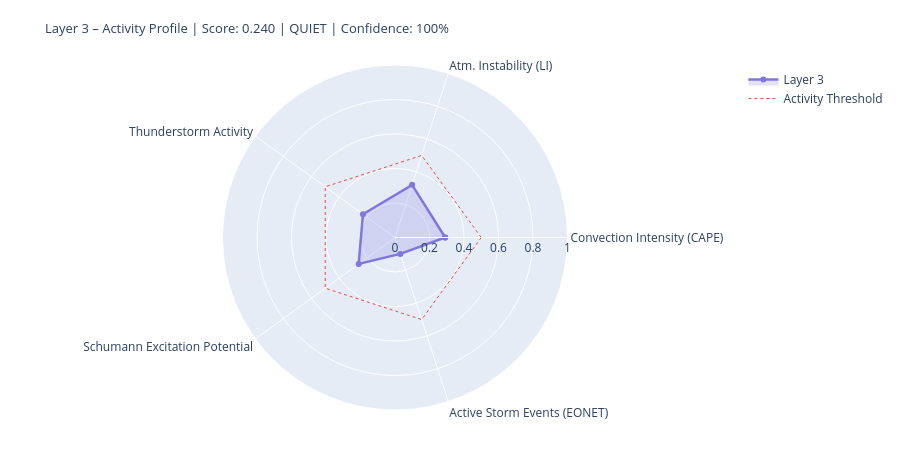

Notebook source saved alongside this figure:
### Markdown cell above
---
## 4. State Assessment & Handoff to Layer 4/5

### Code cell
# ============================================================
# LAYER-3-SCORE
# Five dynamic components
# ============================================================

def norm(v, lo, hi):
    if v is None or (isinstance(v, float) and math.isnan(v)): return None
    return round(max(0.0, min(1.0, (v - lo) / (hi - lo))), 4)

# --- 1) Convection intensity (global CAPE mean) ---
cape_mean = df_atm['cape'].dropna().mean() if not df_atm.empty else None
conv_score = norm(cape_mean, 0, 3000)
conv_src   = 'primary' if cape_mean is not None else 'missing'

# --- 2) Atmospheric instability (LI mean) ---
li_mean   = df_atm['li'].dropna().mean() if not df_atm.empty else None
# Negative LI = unstable → higher score
instab_score = norm(-li_mean if li_mean is not None else None, -6, 6)
instab_src   = 'primary' if li_mean is not None else 'missing'

# --- 3) Thunderstorm activity (mean thunder score + WMO count) ---
thunder_mean = df_atm['thunder_score'].mean() if not df_atm.empty else None
n_thunder    = int(df_atm['thunderstorm'].sum()) if not df_atm.empty else 0
thunder_score_val = norm(
    (thunder_mean or 0) * 0.7 + n_thunder * 0.1, 0, 1.0
) if thunder_mean is not None else None
thunder_src = 'primary'

# --- 4) Schumann excitation potential (weighted Schumann contribution) ---
schumann_pot = df_atm['schumann_contribution'].mean() if not df_atm.empty else None
# Boosted by Layer-2 thunderstorm trigger
if schumann_pot is not None and l2_thunder:
    schumann_pot = min(1.0, schumann_pot * 1.2)
schumann_score = norm(schumann_pot, 0, 1.0) if schumann_pot is not None else None
schumann_src   = 'derived'

# --- 5) Storm activity (NASA EONET) ---
# Distinction: None = data not loaded, 0.0 = loaded but no events
storm_score = None
storm_src   = 'missing'
if raw.get('storms') is not None:          # API reached successfully
    storm_score = norm(len(storm_events), 0, 30) if storm_events else 0.0
    storm_src   = 'primary'

# X-Ray and Kp: context only, not in dynamic score
# (X-Ray = Layer-0/4 driver; Kp = geomagnetic index, not a lightning proxy)
xray_context = None
if raw.get('xray'):
    df_xc = pd.DataFrame(raw['xray'])
    fc = next((c for c in df_xc.columns
               if any(k in c.lower() for k in ['flux','long']) and 'time' not in c.lower()),
              df_xc.columns[1])
    df_xc[fc] = pd.to_numeric(df_xc[fc], errors='coerce')
    xray_last = df_xc[fc].dropna().iloc[-1] if not df_xc[fc].dropna().empty else None
    if xray_last:
        xray_class = ('X' if xray_last>=1e-4 else 'M' if xray_last>=1e-5
                      else 'C' if xray_last>=1e-6 else 'B')
        xray_context = {'flux': float(xray_last), 'class': xray_class}
        print(f'X-Ray context: {xray_class}-class ({xray_last:.2e} W/m²)')

# --- Aggregate ---
COMPONENTS = {
    'Convection Intensity (CAPE)':  {'score': conv_score,       'source': conv_src,    'dynamic': True},
    'Atm. Instability (LI)':         {'score': instab_score,     'source': instab_src,  'dynamic': True},
    'Thunderstorm Activity':              {'score': thunder_score_val, 'source': thunder_src, 'dynamic': True},
    'Schumann Excitation Potential':   {'score': schumann_score,   'source': schumann_src,'dynamic': True},
    'Active Storm Events (EONET)': {'score': storm_score,      'source': storm_src,   'dynamic': True},
}

available   = {k: v['score'] for k, v in COMPONENTS.items() if v['score'] is not None}
unavailable = [k for k, v in COMPONENTS.items() if v['score'] is None]
layer3_score = round(sum(available.values()) / len(available), 4) if available else None
confidence   = round(len(available) / len(COMPONENTS), 2)
level = ('unknown' if layer3_score is None
         else 'quiet'   if layer3_score < 0.3
         else 'moderate' if layer3_score < 0.6
         else 'active')
dominant_l3 = max(available, key=available.get) if available else 'none'

# --- Ausgabe ---
W = 68
print('=' * W)
print('LAYER 3 – ATMOSPHERE / WEATHER / THUNDERSTORMS – STATE ASSESSMENT')
print('=' * W)
for name, comp in COMPONENTS.items():
    s = comp['score']
    if s is not None:
        bar = '█' * int(s * 20) + '░' * (20 - int(s * 20))
        print(f'  {name:<36} {bar}  {s:.3f}  [{comp["source"]}]')
    else:
        print(f'  {name:<36} {"─" * 20}  n/a   [missing]')
print('-' * W)
print(f'  Score:        {layer3_score:.3f}  ({len(available)}/{len(COMPONENTS)} components)')
print(f'  Confidence:   {confidence:.0%}')
print(f'  Level:        {level.upper()}')
print(f'  Dominant:     {dominant_l3}')
print(f'  CAPE mean:    {cape_mean:.0f} J/kg' if cape_mean else '  CAPE mean:    n/a')
print(f'  LI mean:      {li_mean:.1f} K' if li_mean is not None else '  LI mean:      n/a')
print(f'  Thunderstorms:{n_thunder} points (WMO)  +  {len(storm_events)} NASA EONET')
print('=' * W)

# Radar
cats   = list(available.keys())
vals_r = list(available.values())
if len(cats) >= 3:
    fig = go.Figure()
    fig.add_trace(go.Scatterpolar(
        r=vals_r + [vals_r[0]], theta=cats + [cats[0]],
        fill='toself', fillcolor='rgba(127,119,221,0.22)',
        line=dict(color='#7F77DD', width=2.5), name='Layer 3'
    ))
    fig.add_trace(go.Scatterpolar(
        r=[0.5] * (len(cats)+1), theta=cats + [cats[0]],
        line=dict(color='#E24B4A', dash='dot', width=1),
        mode='lines', name='Activity Threshold'
    ))
    fig.update_layout(
        title=dict(
            text=f'Layer 3 – Activity Profile | Score: {layer3_score:.3f} | {level.upper()} | Confidence: {confidence:.0%}',
            font=dict(size=13)
        ),
        polar=dict(radialaxis=dict(visible=True, range=[0, 1])),
        height=450, showlegend=True,
        margin=dict(l=60, r=60, t=65, b=40)
    )
    fig.show()

### Figure 1 — Plotly figure (JSON) as saved in the notebook; plotly's stock layout.template omitted (floating-point values rounded to 4 significant figures)
{"data": [{"fill": "toself", "fillcolor": "rgba(127,119,221,0.22)", "line": {"color": "#7F77DD", "width": 2.5}, "name": "Layer 3", "r": [0.2911, 0.3208, 0.2296, 0.2602, 0.1, 0.2911], "theta": ["Convection Intensity (CAPE)", "Atm. Instability (LI)", "Thunderstorm Activity", "Schumann Excitation Potential", "Active Storm Events (EONET)", "Convection Intensity (CAPE)"], "type": "scatterpolar"}, {"line": {"color": "#E24B4A", "dash": "dot", "width": 1}, "mode": "lines", "name": "Activity Threshold", "r": [0.5, 0.5, 0.5, 0.5, 0.5, 0.5], "theta": ["Convection Intensity (CAPE)", "Atm. Instability (LI)", "Thunderstorm Activity", "Schumann Excitation Potential", "Active Storm Events (EONET)", "Convection Intensity (CAPE)"], "type": "scatterpolar"}], "layout": {"height": 450, "margin": {"b": 40, "l": 60, "r": 60, "t": 65}, "polar": {"radialaxis": {"range": [0, 1], "visible": true}}, "showlegend": true, "title": {"font": {"size": 13}, "text": "Layer 3 – Activity Profile | Score: 0.240 | QUIET | Confidence: 100%"}}}
